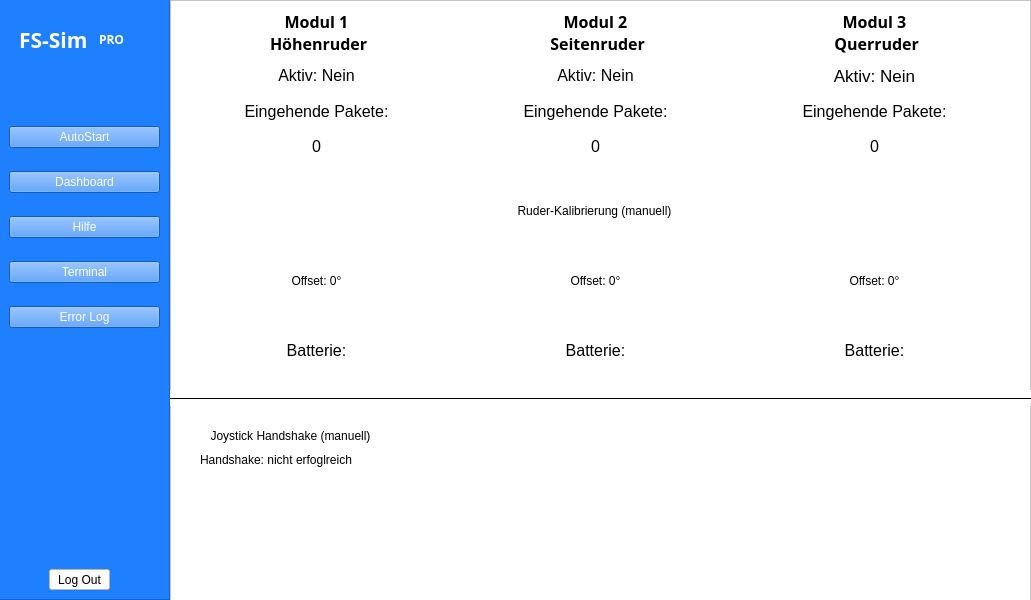
<?xml version="1.0" encoding="UTF-8"?>
<ui version="4.0">
 <class>MainWindow</class>
 <widget class="QMainWindow" name="MainWindow">
  <property name="geometry">
   <rect>
    <x>0</x>
    <y>0</y>
    <width>1031</width>
    <height>600</height>
   </rect>
  </property>
  <property name="windowTitle">
   <string>FS-Simpro</string>
  </property>
  <property name="autoFillBackground">
   <bool>false</bool>
  </property>
  <property name="styleSheet">
   <string notr="true"/>
  </property>
  <widget class="QWidget" name="centralwidget">
   <widget class="QFrame" name="MenuBg">
    <property name="geometry">
     <rect>
      <x>-1</x>
      <y>-1</y>
      <width>171</width>
      <height>601</height>
     </rect>
    </property>
    <property name="styleSheet">
     <string notr="true">background-color: rgb(30, 127, 255);</string>
    </property>
    <property name="frameShape">
     <enum>QFrame::StyledPanel</enum>
    </property>
    <property name="frameShadow">
     <enum>QFrame::Raised</enum>
    </property>
    <widget class="QLabel" name="label">
     <property name="geometry">
      <rect>
       <x>20</x>
       <y>10</y>
       <width>81</width>
       <height>61</height>
      </rect>
     </property>
     <property name="font">
      <font>
       <family>LEMON MILK Bold</family>
       <pointsize>16</pointsize>
       <weight>75</weight>
       <bold>true</bold>
      </font>
     </property>
     <property name="styleSheet">
      <string notr="true">color: rgb(255, 255, 255);</string>
     </property>
     <property name="text">
      <string>FS-Sim</string>
     </property>
    </widget>
    <widget class="QLabel" name="label_2">
     <property name="geometry">
      <rect>
       <x>100</x>
       <y>30</y>
       <width>47</width>
       <height>21</height>
      </rect>
     </property>
     <property name="font">
      <font>
       <family>LEMON MILK Bold</family>
       <weight>75</weight>
       <bold>true</bold>
      </font>
     </property>
     <property name="styleSheet">
      <string notr="true">
color: rgb(255, 255, 255);</string>
     </property>
     <property name="text">
      <string>PRO</string>
     </property>
    </widget>
    <widget class="QPushButton" name="ButtonLogout">
     <property name="geometry">
      <rect>
       <x>50</x>
       <y>570</y>
       <width>61</width>
       <height>21</height>
      </rect>
     </property>
     <property name="styleSheet">
      <string notr="true">background-color: rgb(255, 255, 255);</string>
     </property>
     <property name="text">
      <string>Log Out</string>
     </property>
    </widget>
    <widget class="QFrame" name="MenuButton">
     <property name="geometry">
      <rect>
       <x>10</x>
       <y>110</y>
       <width>151</width>
       <height>241</height>
      </rect>
     </property>
     <property name="styleSheet">
      <string notr="true">color: rgb(255, 255, 255);
font: 75 12pt &quot;LEMON MILK Bold&quot;;</string>
     </property>
     <property name="frameShape">
      <enum>QFrame::StyledPanel</enum>
     </property>
     <property name="frameShadow">
      <enum>QFrame::Raised</enum>
     </property>
     <widget class="QWidget" name="verticalLayoutWidget">
      <property name="geometry">
       <rect>
        <x>0</x>
        <y>0</y>
        <width>151</width>
        <height>241</height>
       </rect>
      </property>
      <layout class="QVBoxLayout" name="verticalLayout">
       <item>
        <widget class="QPushButton" name="ButtonAutoStart">
         <property name="text">
          <string>AutoStart</string>
         </property>
        </widget>
       </item>
       <item>
        <widget class="QPushButton" name="ButtonDashboard">
         <property name="text">
          <string>Dashboard</string>
         </property>
        </widget>
       </item>
       <item>
        <widget class="QPushButton" name="ButtonHilfe">
         <property name="text">
          <string>Hilfe</string>
         </property>
        </widget>
       </item>
       <item>
        <widget class="QPushButton" name="ButtonTerminal">
         <property name="text">
          <string>Terminal</string>
         </property>
        </widget>
       </item>
       <item>
        <widget class="QPushButton" name="ButtonErrorLog">
         <property name="text">
          <string>Error Log</string>
         </property>
        </widget>
       </item>
      </layout>
     </widget>
    </widget>
   </widget>
   <widget class="QFrame" name="WhiteBG">
    <property name="geometry">
     <rect>
      <x>170</x>
      <y>0</y>
      <width>861</width>
      <height>611</height>
     </rect>
    </property>
    <property name="sizePolicy">
     <sizepolicy hsizetype="Preferred" vsizetype="Preferred">
      <horstretch>0</horstretch>
      <verstretch>0</verstretch>
     </sizepolicy>
    </property>
    <property name="styleSheet">
     <string notr="true">background-color: rgb(255, 255, 255);</string>
    </property>
    <property name="frameShape">
     <enum>QFrame::StyledPanel</enum>
    </property>
    <property name="frameShadow">
     <enum>QFrame::Raised</enum>
    </property>
    <widget class="QWidget" name="horizontalLayoutWidget">
     <property name="geometry">
      <rect>
       <x>10</x>
       <y>10</y>
       <width>831</width>
       <height>151</height>
      </rect>
     </property>
     <layout class="QHBoxLayout" name="Modul">
      <item>
       <layout class="QVBoxLayout" name="verticalLayout_2">
        <item>
         <widget class="QLabel" name="label_6">
          <property name="font">
           <font>
            <family>LEMON MILK Bold</family>
            <pointsize>12</pointsize>
            <weight>75</weight>
            <bold>true</bold>
           </font>
          </property>
          <property name="text">
           <string>Modul 1
 Höhenruder</string>
          </property>
          <property name="alignment">
           <set>Qt::AlignCenter</set>
          </property>
         </widget>
        </item>
        <item>
         <widget class="QLabel" name="LabelAktivHoehenruder">
          <property name="font">
           <font>
            <pointsize>12</pointsize>
           </font>
          </property>
          <property name="text">
           <string>Aktiv: Nein</string>
          </property>
          <property name="alignment">
           <set>Qt::AlignCenter</set>
          </property>
         </widget>
        </item>
        <item>
         <widget class="QLabel" name="label_8">
          <property name="font">
           <font>
            <pointsize>12</pointsize>
            <weight>50</weight>
            <bold>false</bold>
           </font>
          </property>
          <property name="text">
           <string>Eingehende Pakete:</string>
          </property>
          <property name="alignment">
           <set>Qt::AlignCenter</set>
          </property>
         </widget>
        </item>
        <item>
         <widget class="QLabel" name="LabelModul1Pakete">
          <property name="font">
           <font>
            <pointsize>12</pointsize>
           </font>
          </property>
          <property name="text">
           <string>0</string>
          </property>
          <property name="alignment">
           <set>Qt::AlignCenter</set>
          </property>
         </widget>
        </item>
       </layout>
      </item>
      <item>
       <layout class="QVBoxLayout" name="verticalLayout_3">
        <item>
         <widget class="QLabel" name="label_5">
          <property name="font">
           <font>
            <family>LEMON MILK Bold</family>
            <pointsize>12</pointsize>
            <weight>75</weight>
            <bold>true</bold>
           </font>
          </property>
          <property name="text">
           <string>Modul 2
 Seitenruder</string>
          </property>
          <property name="alignment">
           <set>Qt::AlignCenter</set>
          </property>
         </widget>
        </item>
        <item>
         <widget class="QLabel" name="LabelAktivSeitenruder">
          <property name="font">
           <font>
            <pointsize>12</pointsize>
           </font>
          </property>
          <property name="text">
           <string>Aktiv: Nein</string>
          </property>
          <property name="alignment">
           <set>Qt::AlignCenter</set>
          </property>
         </widget>
        </item>
        <item>
         <widget class="QLabel" name="label_9">
          <property name="font">
           <font>
            <pointsize>12</pointsize>
            <weight>50</weight>
            <bold>false</bold>
           </font>
          </property>
          <property name="text">
           <string>Eingehende Pakete:</string>
          </property>
          <property name="alignment">
           <set>Qt::AlignCenter</set>
          </property>
         </widget>
        </item>
        <item>
         <widget class="QLabel" name="LabelModul2Pakete">
          <property name="font">
           <font>
            <pointsize>12</pointsize>
           </font>
          </property>
          <property name="text">
           <string>0</string>
          </property>
          <property name="alignment">
           <set>Qt::AlignCenter</set>
          </property>
         </widget>
        </item>
       </layout>
      </item>
      <item>
       <layout class="QVBoxLayout" name="verticalLayout_4">
        <item>
         <widget class="QLabel" name="label_7">
          <property name="font">
           <font>
            <family>LEMON MILK Bold</family>
            <pointsize>12</pointsize>
            <weight>75</weight>
            <bold>true</bold>
           </font>
          </property>
          <property name="text">
           <string>Modul 3
 Querruder</string>
          </property>
          <property name="alignment">
           <set>Qt::AlignCenter</set>
          </property>
         </widget>
        </item>
        <item>
         <widget class="QLabel" name="LabelAktivQuerruder">
          <property name="font">
           <font>
            <pointsize>13</pointsize>
           </font>
          </property>
          <property name="text">
           <string>Aktiv: Nein</string>
          </property>
          <property name="alignment">
           <set>Qt::AlignCenter</set>
          </property>
         </widget>
        </item>
        <item>
         <widget class="QLabel" name="label_10">
          <property name="font">
           <font>
            <pointsize>12</pointsize>
           </font>
          </property>
          <property name="text">
           <string>Eingehende Pakete:</string>
          </property>
          <property name="alignment">
           <set>Qt::AlignCenter</set>
          </property>
         </widget>
        </item>
        <item>
         <widget class="QLabel" name="LabelModul3Pakete">
          <property name="font">
           <font>
            <pointsize>12</pointsize>
           </font>
          </property>
          <property name="text">
           <string>0</string>
          </property>
          <property name="alignment">
           <set>Qt::AlignCenter</set>
          </property>
         </widget>
        </item>
       </layout>
      </item>
     </layout>
    </widget>
    <widget class="QFrame" name="Offset">
     <property name="geometry">
      <rect>
       <x>10</x>
       <y>250</y>
       <width>831</width>
       <height>61</height>
      </rect>
     </property>
     <property name="layoutDirection">
      <enum>Qt::LeftToRight</enum>
     </property>
     <property name="styleSheet">
      <string notr="true">font: 12pt &quot;MS Shell Dlg 2&quot;;</string>
     </property>
     <property name="frameShape">
      <enum>QFrame::StyledPanel</enum>
     </property>
     <property name="frameShadow">
      <enum>QFrame::Raised</enum>
     </property>
     <widget class="QWidget" name="horizontalLayoutWidget_4">
      <property name="geometry">
       <rect>
        <x>0</x>
        <y>0</y>
        <width>831</width>
        <height>61</height>
       </rect>
      </property>
      <layout class="QHBoxLayout" name="horizontalLayout_4">
       <item>
        <widget class="QLabel" name="LabelOffsetHoehenruder">
         <property name="layoutDirection">
          <enum>Qt::LeftToRight</enum>
         </property>
         <property name="text">
          <string>Offset: 0°</string>
         </property>
         <property name="alignment">
          <set>Qt::AlignCenter</set>
         </property>
        </widget>
       </item>
       <item>
        <widget class="QLabel" name="LabelOffsetSeitenruder">
         <property name="text">
          <string>Offset: 0°</string>
         </property>
         <property name="alignment">
          <set>Qt::AlignCenter</set>
         </property>
        </widget>
       </item>
       <item>
        <widget class="QLabel" name="LabelOffsetQuerruder">
         <property name="text">
          <string>Offset: 0°</string>
         </property>
         <property name="alignment">
          <set>Qt::AlignCenter</set>
         </property>
        </widget>
       </item>
      </layout>
     </widget>
    </widget>
    <widget class="QWidget" name="horizontalLayoutWidget_2">
     <property name="geometry">
      <rect>
       <x>10</x>
       <y>320</y>
       <width>831</width>
       <height>61</height>
      </rect>
     </property>
     <layout class="QHBoxLayout" name="horizontalLayout">
      <item>
       <widget class="QLabel" name="LabelBatterieHoehenruder">
        <property name="font">
         <font>
          <pointsize>12</pointsize>
          <weight>50</weight>
          <bold>false</bold>
         </font>
        </property>
        <property name="text">
         <string>Batterie:</string>
        </property>
        <property name="alignment">
         <set>Qt::AlignCenter</set>
        </property>
       </widget>
      </item>
      <item>
       <widget class="QLabel" name="LabelBatterieSeitenruder">
        <property name="font">
         <font>
          <pointsize>12</pointsize>
         </font>
        </property>
        <property name="text">
         <string>Batterie:</string>
        </property>
        <property name="alignment">
         <set>Qt::AlignCenter</set>
        </property>
       </widget>
      </item>
      <item>
       <widget class="QLabel" name="LabelBatterieQuerruder">
        <property name="font">
         <font>
          <pointsize>12</pointsize>
         </font>
        </property>
        <property name="text">
         <string>Batterie:</string>
        </property>
        <property name="alignment">
         <set>Qt::AlignCenter</set>
        </property>
       </widget>
      </item>
     </layout>
    </widget>
    <widget class="QPushButton" name="ButtonJoystickHandshake">
     <property name="geometry">
      <rect>
       <x>20</x>
       <y>420</y>
       <width>201</width>
       <height>31</height>
      </rect>
     </property>
     <property name="sizePolicy">
      <sizepolicy hsizetype="Minimum" vsizetype="Fixed">
       <horstretch>0</horstretch>
       <verstretch>0</verstretch>
      </sizepolicy>
     </property>
     <property name="palette">
      <palette>
       <active>
        <colorrole role="Button">
         <brush brushstyle="SolidPattern">
          <color alpha="255">
           <red>255</red>
           <green>255</green>
           <blue>255</blue>
          </color>
         </brush>
        </colorrole>
        <colorrole role="Base">
         <brush brushstyle="SolidPattern">
          <color alpha="255">
           <red>255</red>
           <green>255</green>
           <blue>255</blue>
          </color>
         </brush>
        </colorrole>
        <colorrole role="Window">
         <brush brushstyle="SolidPattern">
          <color alpha="255">
           <red>255</red>
           <green>255</green>
           <blue>255</blue>
          </color>
         </brush>
        </colorrole>
       </active>
       <inactive>
        <colorrole role="Button">
         <brush brushstyle="SolidPattern">
          <color alpha="255">
           <red>255</red>
           <green>255</green>
           <blue>255</blue>
          </color>
         </brush>
        </colorrole>
        <colorrole role="Base">
         <brush brushstyle="SolidPattern">
          <color alpha="255">
           <red>255</red>
           <green>255</green>
           <blue>255</blue>
          </color>
         </brush>
        </colorrole>
        <colorrole role="Window">
         <brush brushstyle="SolidPattern">
          <color alpha="255">
           <red>255</red>
           <green>255</green>
           <blue>255</blue>
          </color>
         </brush>
        </colorrole>
       </inactive>
       <disabled>
        <colorrole role="Button">
         <brush brushstyle="SolidPattern">
          <color alpha="255">
           <red>255</red>
           <green>255</green>
           <blue>255</blue>
          </color>
         </brush>
        </colorrole>
        <colorrole role="Base">
         <brush brushstyle="SolidPattern">
          <color alpha="255">
           <red>255</red>
           <green>255</green>
           <blue>255</blue>
          </color>
         </brush>
        </colorrole>
        <colorrole role="Window">
         <brush brushstyle="SolidPattern">
          <color alpha="255">
           <red>255</red>
           <green>255</green>
           <blue>255</blue>
          </color>
         </brush>
        </colorrole>
       </disabled>
      </palette>
     </property>
     <property name="font">
      <font>
       <family>Arial</family>
      </font>
     </property>
     <property name="text">
      <string>Joystick Handshake (manuell)</string>
     </property>
     <property name="default">
      <bool>true</bool>
     </property>
     <property name="flat">
      <bool>true</bool>
     </property>
    </widget>
    <widget class="Line" name="line">
     <property name="geometry">
      <rect>
       <x>0</x>
       <y>390</y>
       <width>861</width>
       <height>16</height>
      </rect>
     </property>
     <property name="frameShadow">
      <enum>QFrame::Plain</enum>
     </property>
     <property name="orientation">
      <enum>Qt::Horizontal</enum>
     </property>
    </widget>
    <widget class="QLabel" name="LabelHandshakeStatus">
     <property name="geometry">
      <rect>
       <x>30</x>
       <y>450</y>
       <width>191</width>
       <height>20</height>
      </rect>
     </property>
     <property name="text">
      <string>Handshake: nicht erfoglreich</string>
     </property>
    </widget>
    <widget class="QPushButton" name="ButtonKalibrierung">
     <property name="geometry">
      <rect>
       <x>10</x>
       <y>190</y>
       <width>829</width>
       <height>41</height>
      </rect>
     </property>
     <property name="sizePolicy">
      <sizepolicy hsizetype="Minimum" vsizetype="Fixed">
       <horstretch>0</horstretch>
       <verstretch>0</verstretch>
      </sizepolicy>
     </property>
     <property name="palette">
      <palette>
       <active>
        <colorrole role="Button">
         <brush brushstyle="SolidPattern">
          <color alpha="255">
           <red>255</red>
           <green>255</green>
           <blue>255</blue>
          </color>
         </brush>
        </colorrole>
        <colorrole role="Base">
         <brush brushstyle="SolidPattern">
          <color alpha="255">
           <red>255</red>
           <green>255</green>
           <blue>255</blue>
          </color>
         </brush>
        </colorrole>
        <colorrole role="Window">
         <brush brushstyle="SolidPattern">
          <color alpha="255">
           <red>255</red>
           <green>255</green>
           <blue>255</blue>
          </color>
         </brush>
        </colorrole>
       </active>
       <inactive>
        <colorrole role="Button">
         <brush brushstyle="SolidPattern">
          <color alpha="255">
           <red>255</red>
           <green>255</green>
           <blue>255</blue>
          </color>
         </brush>
        </colorrole>
        <colorrole role="Base">
         <brush brushstyle="SolidPattern">
          <color alpha="255">
           <red>255</red>
           <green>255</green>
           <blue>255</blue>
          </color>
         </brush>
        </colorrole>
        <colorrole role="Window">
         <brush brushstyle="SolidPattern">
          <color alpha="255">
           <red>255</red>
           <green>255</green>
           <blue>255</blue>
          </color>
         </brush>
        </colorrole>
       </inactive>
       <disabled>
        <colorrole role="Button">
         <brush brushstyle="SolidPattern">
          <color alpha="255">
           <red>255</red>
           <green>255</green>
           <blue>255</blue>
          </color>
         </brush>
        </colorrole>
        <colorrole role="Base">
         <brush brushstyle="SolidPattern">
          <color alpha="255">
           <red>255</red>
           <green>255</green>
           <blue>255</blue>
          </color>
         </brush>
        </colorrole>
        <colorrole role="Window">
         <brush brushstyle="SolidPattern">
          <color alpha="255">
           <red>255</red>
           <green>255</green>
           <blue>255</blue>
          </color>
         </brush>
        </colorrole>
       </disabled>
      </palette>
     </property>
     <property name="text">
      <string>Ruder-Kalibrierung (manuell)</string>
     </property>
     <property name="default">
      <bool>true</bool>
     </property>
     <property name="flat">
      <bool>true</bool>
     </property>
    </widget>
   </widget>
   <zorder>WhiteBG</zorder>
   <zorder>MenuBg</zorder>
  </widget>
 </widget>
 <resources/>
 <connections/>
</ui>
